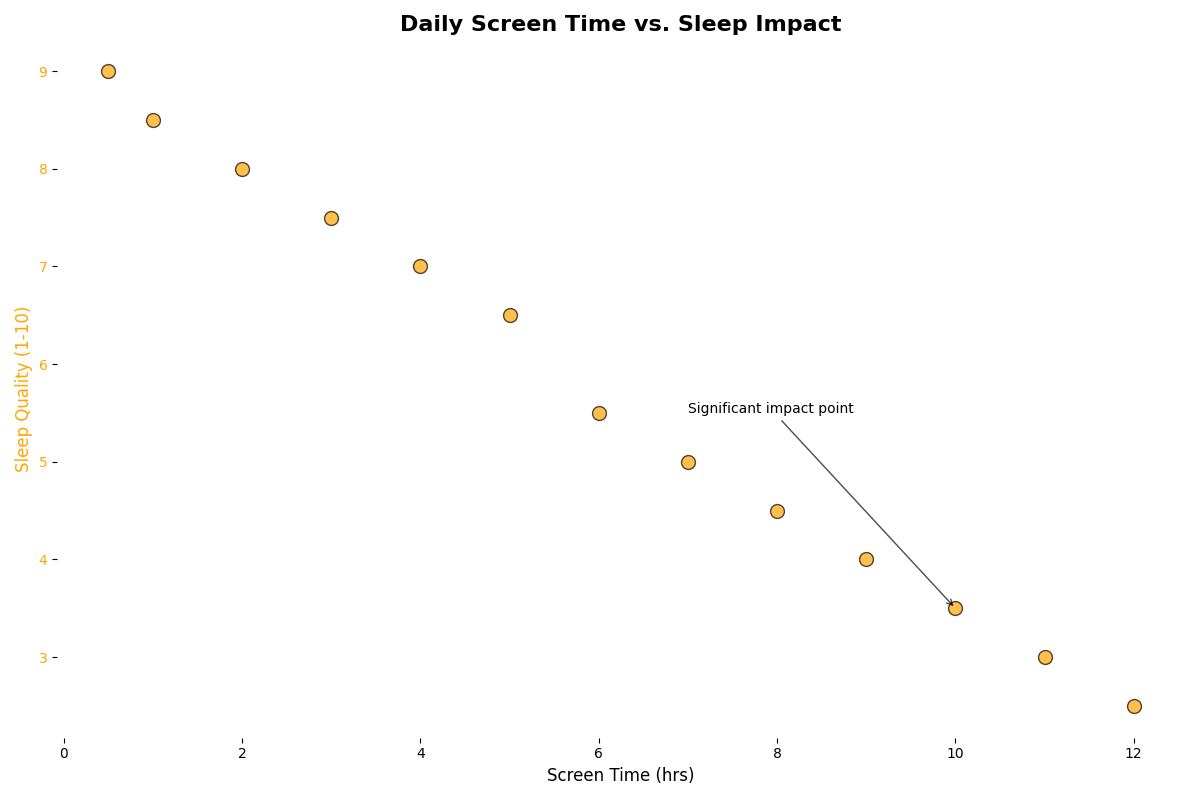

Python code for this plot:
import matplotlib.pyplot as plt
import numpy as np

# Data preparation
screen_time = np.array([0.5, 1, 2, 3, 4, 5, 6, 7, 8, 9, 10, 11, 12])
sleep_quality = np.array([9, 8.5, 8, 7.5, 7, 6.5, 5.5, 5, 4.5, 4, 3.5, 3, 2.5])

# Create a figure and axes
fig, ax1 = plt.subplots(figsize=(12, 8))

# Scatter plot
ax1.scatter(screen_time, sleep_quality, c='orange', edgecolor='k', s=100, alpha=0.7)
ax1.set_xlabel('Screen Time (hrs)', fontsize=12)
ax1.set_ylabel('Sleep Quality (1-10)', fontsize=12, color='orange')
ax1.tick_params(axis='y', labelcolor='orange')

# Title
plt.title('Daily Screen Time vs. Sleep Impact', fontsize=16, fontweight='bold')

# Remove chart borders
for spine in ax1.spines.values():
    spine.set_visible(False)

# Annotate important data point
ax1.annotate('Significant impact point', xy=(10, 3.5), xytext=(7, 5.5),
             arrowprops=dict(facecolor='black', arrowstyle='->', alpha=0.7), fontsize=10)

# Adjust layout
plt.tight_layout()

# Show plot
plt.show()
